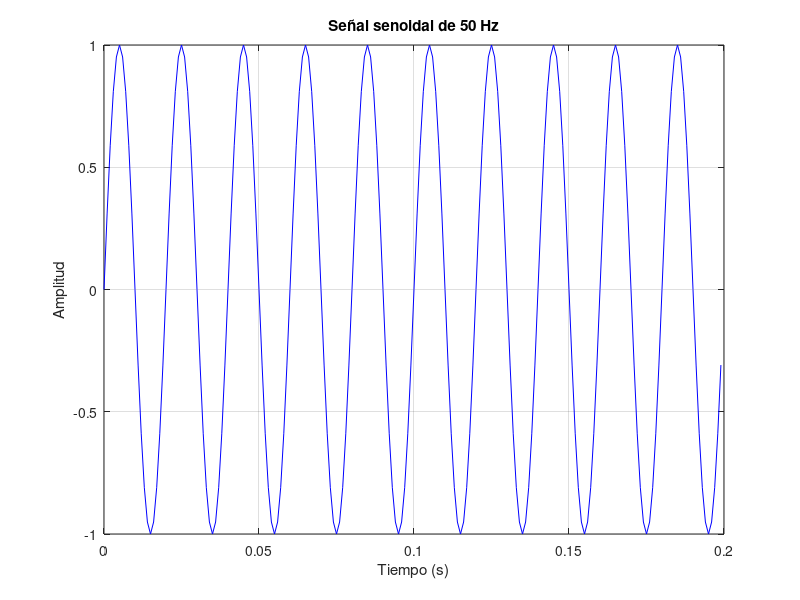

Write the MATLAB code that produced this figure. (Note: this script raises an error after producing the figure.)
% Experimentos con DFT y FFT
% Integrantes: Fabiana María Moreno Castrillo
%              Andrés Enrique Blanco Coto

clear;
clc;
close all;

% Parametros de la señal
Fs = 1000;       % Frecuencia de muestreo: 1000 muestras por segundo
N = 200;         % Cantidad de muestras
f0 = 50;        % Frecuencia de la onda en Hz

% Instantes de tiempo y valores de la señal
t = (0:N-1) / Fs;
x = sin(2*pi*f0*t);

% Gráfica de la señal en el tiempo
figure;
plot(t, x, 'b');
grid on;
xlabel('Tiempo (s)');
ylabel('Amplitud');
title('Señal senoidal de 50 Hz');

% Calculamos la DFT con nuestra propia funcion.
X_dft = mi_dft(x);

% Mostramos cuantos coeficientes se calcularon.
disp('Cantidad de coeficientes de la DFT:');
disp(length(X_dft));


% Frecuencia en Hz correspondiente a cada coeficiente.
f = (0:N-1) * Fs / N;

% Magnitud normalizada de la DFT.
magnitud = abs(X_dft) / N;

% Mostramos las frecuencias desde 0 hasta Fs/2.
indices = 1:(floor(N/2) + 1);

figure;
stem(f(indices), magnitud(indices), 'b');
grid on;
xlabel('Frecuencia (Hz)');
ylabel('Magnitud |X|/N');
title('Magnitud de la DFT');
xlim([0 Fs/2]);


% Fase en grados de los coeficientes de la DFT.
fase = angle(X_dft) * 180 / pi;

% Mostramos fase solo donde la magnitud es significativa.
% En coeficientes casi nulos, la fase no es interpretable.
umbral = 1e-6 * max(magnitud);
validos = indices(magnitud(indices) > umbral);

figure;
stem(f(validos), fase(validos), 'b');
grid on;
xlabel('Frecuencia (Hz)');
ylabel('Fase (grados)');
title('Fase de la DFT');
xlim([0 Fs/2]);
ylim([-180 180]);


% Crear la carpeta de imagenes si no existe.
if ~exist('resultados', 'dir')
  mkdir('resultados');
endif

% Guardar las tres graficas de la senal de 50 Hz.
figure(1);
print('resultados/seno_tiempo.png', '-dpng', '-r150');

figure(2);
print('resultados/seno_magnitud.png', '-dpng', '-r150');

figure(3);
print('resultados/seno_fase.png', '-dpng', '-r150');
